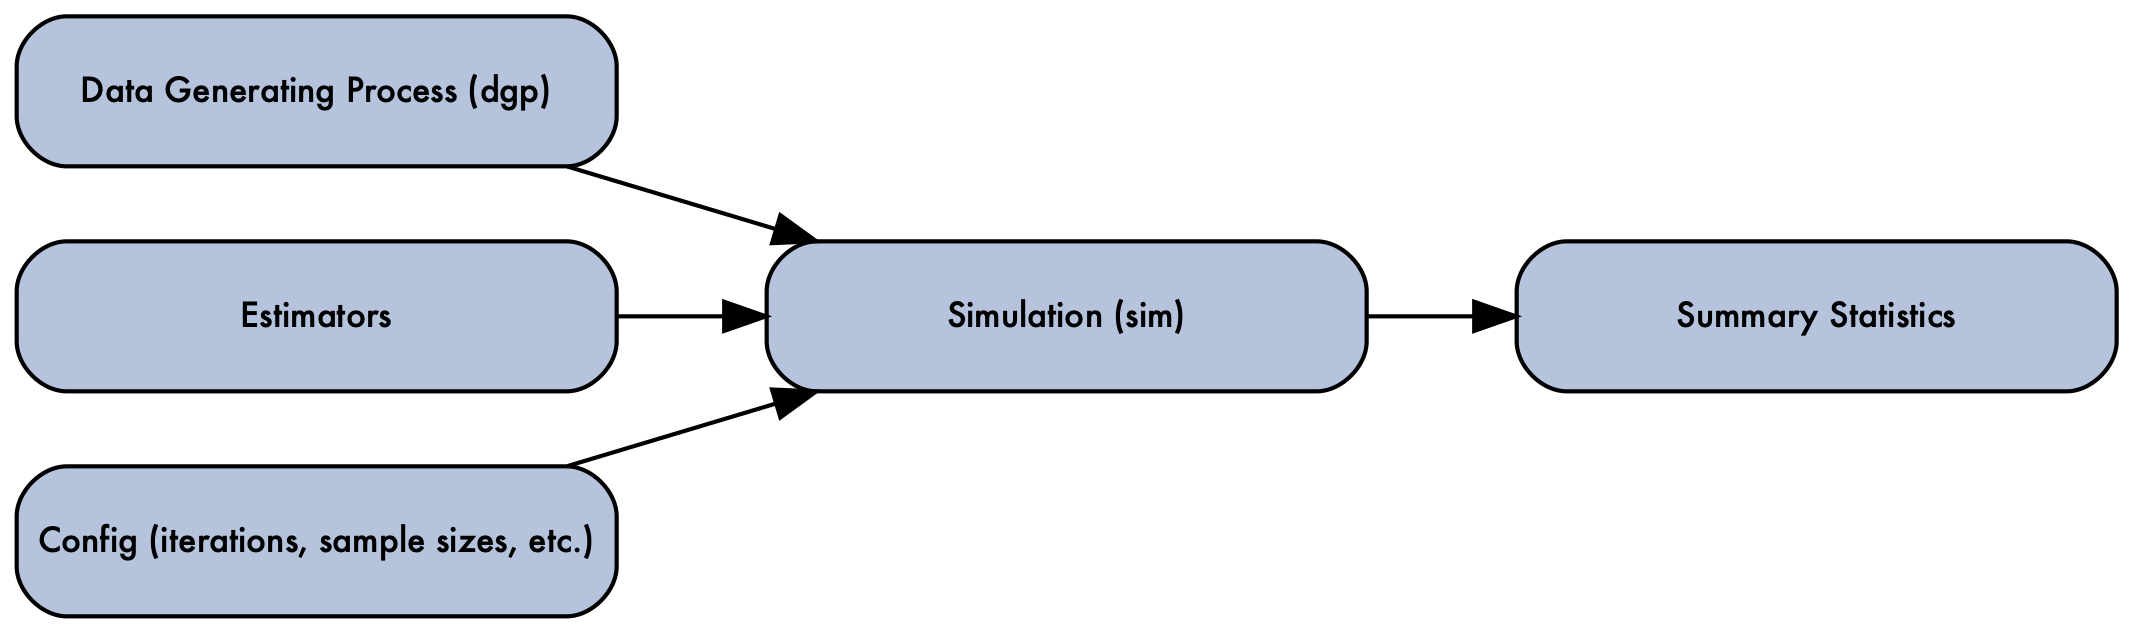

Source code (R):
library(DiagrammeR)
library(DiagrammeRsvg)
library(rsvg)

grViz("
digraph simulation_workflow {

  # Set left-to-right orientation
  graph [rankdir = LR]

  # Node definitions with styles
  node [shape = rectangle, style = 'rounded, filled', fillcolor = 'LightSteelBlue',
        fontname = 'Futura', alpha = 0.8, fontsize=8, width=2]
  sim [label = 'Simulation (sim)']
  dgp [label = 'Data Generating Process (dgp)']
  estimators [label = 'Estimators']
  configuration [label = 'Config (iterations, sample sizes, etc.)']
  summary_stats [label = 'Summary Statistics']

  # Edges connecting nodes
  dgp -> sim
  estimators -> sim
  configuration -> sim
  sim -> summary_stats
}
") -> graph

# export to png and pdf
graph %>%
  export_svg %>% charToRaw %>% rsvg_pdf("simulation_diagram.pdf")
graph %>%
  export_svg %>% charToRaw %>% rsvg_png(file = "simulation_diagram.png", width = 1000, height = 500)


# render graphic to screen
graph
